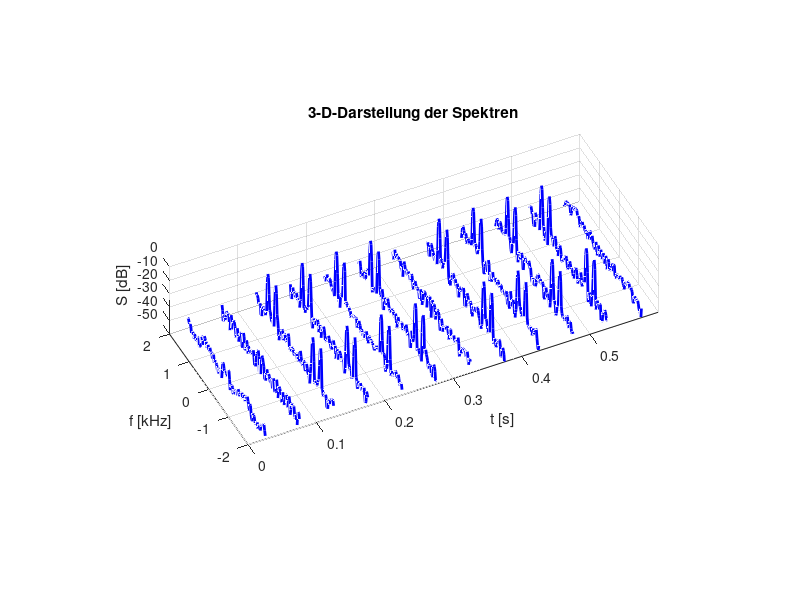

This chart was generated by the following MATLAB code:
function sig_spektrum_beispiel_2
% 3D-Anzeige der Spektren eines Mehrfrequenzsignals
%
%------------------------------------------------
% (c) Eberhard Gamm (www.ibega.de),
%     LIKE (www.like.e-technik.uni-erlangen.de),
%     2013
%------------------------------------------------

close all;

if exist('sig_spektrum_beispiel.mat','file') == 0
    fprintf(1,'Bitte zunaechst sig_spektrum_beispiel.m ausfuehren !\n');
    return;
end
load sig_spektrum_beispiel.mat;

len = length(f);
mid = len / 2;
off = mid / 2 - 1;
f   = f(mid - off : mid + off);
s_x = s_x(: , mid - off : mid + off);

figure(1);
for i = 1 : 12
    plot3(t(i) * ones(1,length(f)),0.001 * f,s_x(i,:),'b-','Linewidth',2);
    hold on;
end
hold off;
grid on;
axis([0 0.6 -2 2 -50 0]);
set(gca,'PlotBoxAspectRatio',[1 0.4 0.2]);
set(gca,'CameraPosition',[-2 -80 2000]);
xlabel('t [s]');
ylabel('f [kHz]');
zlabel('S [dB]');
title('3-D-Darstellung der Spektren');
